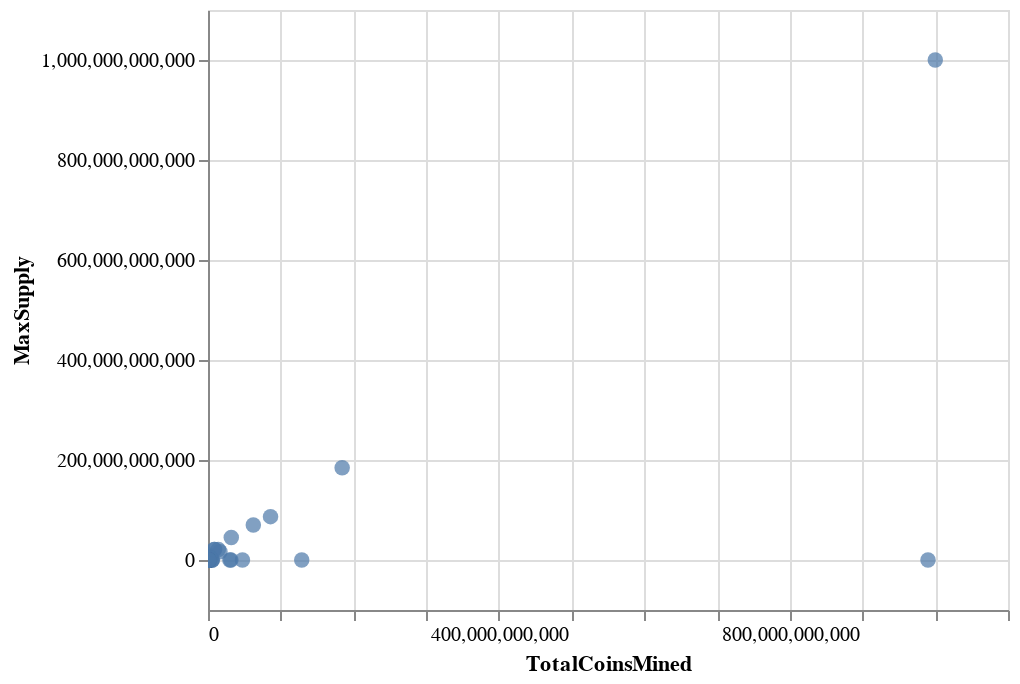

Notebook source saved alongside this figure:
### Markdown cell above
#### Scatter Plot with Tradable Cryptocurrencies

### Code cell
# Plot the scatter with x="TotalCoinsMined" and y="TotalCoinSupply"
alt.Chart(clustered_df).mark_circle(size=60).encode(
    x='TotalCoinsMined',
    y='MaxSupply',
    tooltip=["CoinName"]
).interactive()

### Figure 1 — Vega-Lite specification as saved in the notebook (floating-point values rounded to 4 significant figures)
{"config": {"view": {"continuousWidth": 400, "continuousHeight": 300}}, "data": {"name": "data-0399f16f90d35812e9f9971c8bbf3375"}, "mark": {"type": "circle", "size": 60}, "encoding": {"tooltip": [{"type": "nominal", "field": "CoinName"}], "x": {"type": "quantitative", "field": "TotalCoinsMined"}, "y": {"type": "quantitative", "field": "MaxSupply"}}, "selection": {"selector008": {"type": "interval", "bind": "scales", "encodings": ["x", "y"]}}, "$schema": "https://vega.github.io/schema/vega-lite/v4.8.1.json", "datasets": {"data-0399f16f90d35812e9f9971c8bbf3375": [{"Algorithm": "Scrypt", "ProofType": "PoW/PoS", "TotalCoinsMined": 3197000.0, "MaxSupply": -1, "PC 1": -1.236, "PC 2": -0.7423, "PC 3": -0.3326, "CoinName": "NovaCoin", "class": 0}, {"Algorithm": "SHA-256", "ProofType": "PoW", "TotalCoinsMined": 2615000.0, "MaxSupply": -1, "PC 1": 1.694, "PC 2": -0.1507, "PC 3": -0.02463, "CoinName": "CounterParty", "class": 1}, {"Algorithm": "PoS", "ProofType": "PoS", "TotalCoinsMined": 5856000000.0, "MaxSupply": 0, "PC 1": -1.269, "PC 2": -0.01203, "PC 3": -0.4843, "CoinName": "NuShares", "class": 0}, {"Algorithm": "Scrypt", "ProofType": "PoW", "TotalCoinsMined": 81170000.0, "MaxSupply": -1, "PC 1": 0.748, "PC 2": -0.6829, "PC 3": -0.2129, "CoinName": "MonaCoin", "class": 1}, {"Algorithm": "X13", "ProofType": "PoW/PoS", "TotalCoinsMined": 175000.0, "MaxSupply": 0, "PC 1": -1.978, "PC 2": -0.6744, "PC 3": -0.3883, "CoinName": "Triangles Coin", "class": 0}, {"Algorithm": "SHA-256", "ProofType": "PoW/PoS", "TotalCoinsMined": 47210000.0, "MaxSupply": -1, "PC 1": -0.2898, "PC 2": -0.2096, "PC 3": -0.1444, "CoinName": "Emercoin", "class": 0}, {"Algorithm": "Scrypt", "ProofType": "PoC", "TotalCoinsMined": 2147483647, "MaxSupply": -1, "PC 1": -0.8819, "PC 2": -0.5878, "PC 3": -0.2023, "CoinName": "SafeExchangeCoin", "class": 0}, {"Algorithm": "Scrypt", "ProofType": "PoW", "TotalCoinsMined": 872830, "MaxSupply": 0, "PC 1": 0.7479, "PC 2": -0.6832, "PC 3": -0.2129, "CoinName": "CometCoin", "class": 1}, {"Algorithm": "X11", "ProofType": "TPoS", "TotalCoinsMined": 118900000.0, "MaxSupply": -1, "PC 1": -1.148, "PC 2": -0.5445, "PC 3": -0.07547, "CoinName": "Stakenet", "class": 0}, {"Algorithm": "Scrypt", "ProofType": "PoW/PoS", "TotalCoinsMined": 1000000000, "MaxSupply": -1, "PC 1": -1.234, "PC 2": -0.7385, "PC 3": -0.3326, "CoinName": "OpenChat", "class": 0}, {"Algorithm": "RandomX", "ProofType": "PoW", "TotalCoinsMined": 73630000.0, "MaxSupply": 105000000, "PC 1": 1.457, "PC 2": -0.6325, "PC 3": -0.1098, "CoinName": "Quantum Resistant Ledger", "class": 1}, {"Algorithm": "Dagger", "ProofType": "PoA", "TotalCoinsMined": 697809428, "MaxSupply": -1, "PC 1": -1.537, "PC 2": 0.7936, "PC 3": 5.838, "CoinName": "Amber", "class": 3}, {"Algorithm": "Equihash", "ProofType": "PoW", "TotalCoinsMined": 9105000000.0, "MaxSupply": 21000000000, "PC 1": 1.258, "PC 2": -0.5601, "PC 3": -0.09693, "CoinName": "BitcoinZ", "class": 1}, {"Algorithm": "X11", "ProofType": "PoW", "TotalCoinsMined": 188400000.0, "MaxSupply": -1, "PC 1": 0.4993, "PC 2": -0.6218, "PC 3": -0.1199, "CoinName": "Pura", "class": 1}, {"Algorithm": "SHA-256", "ProofType": "PoW", "TotalCoinsMined": 21000000, "MaxSupply": 21000000, "PC 1": 1.694, "PC 2": -0.1505, "PC 3": -0.02461, "CoinName": "UnitedBitcoin", "class": 1}, {"Algorithm": "Equihash", "ProofType": "PoW", "TotalCoinsMined": 3819000.0, "MaxSupply": 22873588, "PC 1": 1.194, "PC 2": -0.6599, "PC 3": -0.1194, "CoinName": "Bitcoin Private", "class": 1}, {"Algorithm": "Ethash", "ProofType": "PoW", "TotalCoinsMined": 2938000000.0, "MaxSupply": 6500000000, "PC 1": 1.508, "PC 2": -0.6099, "PC 3": -0.1045, "CoinName": "Callisto Network", "class": 1}, {"Algorithm": "IMesh", "ProofType": "PoW", "TotalCoinsMined": 25000000, "MaxSupply": 0, "PC 1": 0.9928, "PC 2": -0.5886, "PC 3": -0.05675, "CoinName": "Aidos Kuneen", "class": 1}, {"Algorithm": "Equihash", "ProofType": "PoW/PoS", "TotalCoinsMined": 440000000, "MaxSupply": 210000000, "PC 1": -0.7883, "PC 2": -0.7168, "PC 3": -0.239, "CoinName": "Zelcash", "class": 0}, {"Algorithm": "SHA-512", "ProofType": "Zero-Knowledge Proof", "TotalCoinsMined": 1000000000, "MaxSupply": -1, "PC 1": -1.706, "PC 2": 1.752, "PC 3": -1.808, "CoinName": "Kcash", "class": 2}, {"Algorithm": "Dagger", "ProofType": " PoW/PoS/PoA", "TotalCoinsMined": 62298652200, "MaxSupply": 70000000000, "PC 1": -1.027, "PC 2": 1.74, "PC 3": 6.002, "CoinName": "DAPS Coin", "class": 3}, {"Algorithm": "Equihash", "ProofType": "PoW", "TotalCoinsMined": 67900000.0, "MaxSupply": 262800000, "PC 1": 1.195, "PC 2": -0.6589, "PC 3": -0.1192, "CoinName": "Beam", "class": 1}, {"Algorithm": "Equihash", "ProofType": "PoW", "TotalCoinsMined": 30886000, "MaxSupply": 0, "PC 1": 1.194, "PC 2": -0.6599, "PC 3": -0.1194, "CoinName": "Bithereum", "class": 1}, {"Algorithm": "SPoS", "ProofType": "SPoS", "TotalCoinsMined": 5802827145, "MaxSupply": -1, "PC 1": -1.84, "PC 2": -0.1219, "PC 3": 1.825, "CoinName": "V Systems", "class": 0}, {"Algorithm": "CryptoNight", "ProofType": "PoW", "TotalCoinsMined": 1400222610, "MaxSupply": -1, "PC 1": 1.714, "PC 2": -0.1226, "PC 3": -0.01045, "CoinName": "Beldex", "class": 1}, {"Algorithm": "Eaglesong", "ProofType": "PoW", "TotalCoinsMined": 31480000000.0, "MaxSupply": -1, "PC 1": 1.527, "PC 2": -0.4195, "PC 3": -0.1069, "CoinName": "Nervos Network", "class": 1}, {"Algorithm": "X16RT", "ProofType": "PoW/PoS", "TotalCoinsMined": 106100000.0, "MaxSupply": 300000000, "PC 1": -1.938, "PC 2": -0.7321, "PC 3": -0.3446, "CoinName": "VEIL", "class": 0}, {"Algorithm": "Blake2B + SHA3", "ProofType": "PoW", "TotalCoinsMined": 365900000.0, "MaxSupply": 2040000000, "PC 1": 1.457, "PC 2": -0.6153, "PC 3": -0.1048, "CoinName": "Handshake", "class": 1}, {"Algorithm": "C31", "ProofType": "PoW", "TotalCoinsMined": 10720000.0, "MaxSupply": 20000000, "PC 1": 1.457, "PC 2": -0.6331, "PC 3": -0.11, "CoinName": "MimbleWimbleCoin", "class": 1}, {"Algorithm": "SHA-256", "ProofType": "PoW", "TotalCoinsMined": 64040000.0, "MaxSupply": 66000000, "PC 1": 1.694, "PC 2": -0.1502, "PC 3": -0.02456, "CoinName": "Arweave", "class": 1}, {"Algorithm": "X16R", "ProofType": "PoW", "TotalCoinsMined": 8432725000, "MaxSupply": 21000000000, "PC 1": 1.554, "PC 2": -0.4556, "PC 3": -0.06476, "CoinName": "Ravencoin Classic", "class": 1}, {"Algorithm": "ECC 256K1", "ProofType": "DPOS", "TotalCoinsMined": 1000000000, "MaxSupply": -1, "PC 1": -1.881, "PC 2": -0.2686, "PC 3": 1.814, "CoinName": "Acute Angle Cloud", "class": 0}, {"Algorithm": "Scrypt", "ProofType": "PoW", "TotalCoinsMined": 100000000, "MaxSupply": -1, "PC 1": 0.748, "PC 2": -0.6828, "PC 3": -0.2129, "CoinName": "Primas", "class": 1}, {"Algorithm": "SHA-256", "ProofType": "PoW", "TotalCoinsMined": 11870000.0, "MaxSupply": 21000000, "PC 1": 1.694, "PC 2": -0.1506, "PC 3": -0.02461, "CoinName": "Bitcoin Vault", "class": 1}, {"Algorithm": "Scrypt", "ProofType": "PoW/PoS", "TotalCoinsMined": 19180000.0, "MaxSupply": 21000000, "PC 1": -1.236, "PC 2": -0.7421, "PC 3": -0.3326, "CoinName": "Auroracoin", "class": 0}, {"Algorithm": "IMesh", "ProofType": "DPoS+dBFT", "TotalCoinsMined": 500500000.0, "MaxSupply": 1000000000, "PC 1": -0.2998, "PC 2": -0.4762, "PC 3": 0.05108, "CoinName": "INT", "class": 0}, {"Algorithm": "HEX", "ProofType": "PoW/PoS", "TotalCoinsMined": 8830765, "MaxSupply": 0, "PC 1": -1.939, "PC 2": -0.7344, "PC 3": -0.3452, "CoinName": "XDNA", "class": 0}, {"Algorithm": "SHA-256", "ProofType": "PoW", "TotalCoinsMined": 1000000000000.0, "MaxSupply": 1000000000000.0, "PC 1": 5.541, "PC 2": 6.723, "PC 3": 1.067, "CoinName": "Wibcoin", "class": 4}, {"Algorithm": "POS 3.0", "ProofType": "PoS", "TotalCoinsMined": 21880393, "MaxSupply": 25000000, "PC 1": -1.818, "PC 2": 0.1295, "PC 3": -0.6426, "CoinName": "TokenPay", "class": 0}, {"Algorithm": "CryptoNight-Heavy", "ProofType": "PoW", "TotalCoinsMined": 14810000.0, "MaxSupply": -1, "PC 1": 1.448, "PC 2": -0.629, "PC 3": -0.1091, "CoinName": "Haven Protocol", "class": 1}, {"Algorithm": "Ethash", "ProofType": "PoW", "TotalCoinsMined": 222500000.0, "MaxSupply": -1, "PC 1": 1.489, "PC 2": -0.6405, "PC 3": -0.1114, "CoinName": "EtherZero", "class": 1}, {"Algorithm": "SHA-256", "ProofType": "PoW", "TotalCoinsMined": 18690000.0, "MaxSupply": 21000000.0, "PC 1": 1.694, "PC 2": -0.1506, "PC 3": -0.02461, "CoinName": "Bitcoin ABC", "class": 1}, {"Algorithm": "Quark", "ProofType": "PoW/PoS", "TotalCoinsMined": 269100000.0, "MaxSupply": -1, "PC 1": -1.963, "PC 2": -0.7432, "PC 3": -0.3512, "CoinName": "QuarkCoin", "class": 0}, {"Algorithm": "CryptoNight-Lite", "ProofType": "PoW", "TotalCoinsMined": 17820000.0, "MaxSupply": -1, "PC 1": 1.448, "PC 2": -0.629, "PC 3": -0.1091, "CoinName": "AEON", "class": 1}, {"Algorithm": "TRC10", "ProofType": "DPoS", "TotalCoinsMined": 990000000000.0, "MaxSupply": -1, "PC 1": 1.0, "PC 2": 9.801, "PC 3": -2.0, "CoinName": "BitTorrent", "class": 4}, {"Algorithm": "Multiple", "ProofType": "PoW", "TotalCoinsMined": 1776000000.0, "MaxSupply": -1, "PC 1": 1.502, "PC 2": -0.5669, "PC 3": -0.09723, "CoinName": "Circuits of Value", "class": 1}, {"Algorithm": "SPL Token", "ProofType": "PoH", "TotalCoinsMined": 75000000, "MaxSupply": 10000000000, "PC 1": -1.75, "PC 2": -0.04046, "PC 3": 2.541, "CoinName": "MAPS", "class": 0}, {"Algorithm": "Equihash", "ProofType": "mPoW", "TotalCoinsMined": 33996540, "MaxSupply": 84096000, "PC 1": 0.0395, "PC 2": -0.6115, "PC 3": -0.07447, "CoinName": "TENT", "class": 1}, {"Algorithm": "DPoS", "ProofType": "DPoS", "TotalCoinsMined": 156300000.0, "MaxSupply": -1, "PC 1": -1.565, "PC 2": 3.14, "PC 3": -2.071, "CoinName": "ARK", "class": 2}, {"Algorithm": "SHA-256", "ProofType": "PoW", "TotalCoinsMined": 609400000.0, "MaxSupply": 888000000, "PC 1": 1.697, "PC 2": -0.1456, "PC 3": -0.02367, "CoinName": "SysCoin", "class": 1}, {"Algorithm": "VeChainThor Authority", "ProofType": "Proof of Authority", "TotalCoinsMined": 85985041177, "MaxSupply": 86712634466, "PC 1": 0.05255, "PC 2": 4.55, "PC 3": 8.343, "CoinName": "VeChain", "class": 3}, {"Algorithm": "DPoS", "ProofType": "PoS", "TotalCoinsMined": 175300000.0, "MaxSupply": -1, "PC 1": -1.753, "PC 2": 1.411, "PC 3": -1.345, "CoinName": "Rise", "class": 2}, {"Algorithm": "SHA3", "ProofType": "PoW/nPoS", "TotalCoinsMined": 70150000.0, "MaxSupply": 78000000, "PC 1": -1.888, "PC 2": -0.295, "PC 3": 1.817, "CoinName": "Nexus", "class": 0}, {"Algorithm": "Loopchain", "ProofType": "PoS", "TotalCoinsMined": 882700000.0, "MaxSupply": -1, "PC 1": -1.805, "PC 2": 0.134, "PC 3": -0.6373, "CoinName": "ICON Project", "class": 0}, {"Algorithm": "BLAKE256", "ProofType": "PoW/PoS", "TotalCoinsMined": 45070000.0, "MaxSupply": 84000000, "PC 1": -1.951, "PC 2": -0.7388, "PC 3": -0.348, "CoinName": "HyperCash", "class": 0}, {"Algorithm": "C31", "ProofType": "PoW", "TotalCoinsMined": 64160000.0, "MaxSupply": -1, "PC 1": 1.457, "PC 2": -0.633, "PC 3": -0.11, "CoinName": "Grin", "class": 1}, {"Algorithm": "BMW512 / Echo512", "ProofType": "PoW/PoS", "TotalCoinsMined": 5035000000.0, "MaxSupply": -1, "PC 1": -1.927, "PC 2": -0.7009, "PC 3": -0.3449, "CoinName": "DigitalNote", "class": 0}, {"Algorithm": "Scrypt", "ProofType": "PoS", "TotalCoinsMined": 60570000.0, "MaxSupply": 100000000, "PC 1": -1.158, "PC 2": -0.2577, "PC 3": -0.4807, "CoinName": "BlackCoin", "class": 0}, {"Algorithm": "Equihash", "ProofType": "PoW", "TotalCoinsMined": 10940000.0, "MaxSupply": 21000000, "PC 1": 1.194, "PC 2": -0.6599, "PC 3": -0.1194, "CoinName": "ZCash", "class": 1}, {"Algorithm": "Scrypt", "ProofType": "PoW/PoS", "TotalCoinsMined": 917070590, "MaxSupply": 1000000000, "PC 1": -1.232, "PC 2": -0.7357, "PC 3": -0.3316, "CoinName": "WhiteCoin", "class": 0}, {"Algorithm": "Leased POS", "ProofType": "LPoS", "TotalCoinsMined": 104723692, "MaxSupply": -1, "PC 1": -1.889, "PC 2": -0.296, "PC 3": 1.812, "CoinName": "Waves", "class": 0}, {"Algorithm": "Scrypt", "ProofType": "PoW", "TotalCoinsMined": 23170000.0, "MaxSupply": -1, "PC 1": 0.7479, "PC 2": -0.6831, "PC 3": -0.2129, "CoinName": "ViaCoin", "class": 1}, {"Algorithm": "Lyra2REv2", "ProofType": "PoW", "TotalCoinsMined": 59390000.0, "MaxSupply": 84000000, "PC 1": 1.448, "PC 2": -0.6282, "PC 3": -0.1089, "CoinName": "Vertcoin", "class": 1}, {"Algorithm": "Multiple", "ProofType": "PoW", "TotalCoinsMined": 16440000000.0, "MaxSupply": 16555000000, "PC 1": 1.563, "PC 2": -0.4602, "PC 3": -0.07922, "CoinName": "Verge", "class": 1}, {"Algorithm": "Dagger-Hashimoto", "ProofType": "PoW", "TotalCoinsMined": 50530000.0, "MaxSupply": -1, "PC 1": 1.448, "PC 2": -0.6288, "PC 3": -0.1091, "CoinName": "Ubiq", "class": 1}, {"Algorithm": "X13", "ProofType": "PoS", "TotalCoinsMined": 129762080, "MaxSupply": -1, "PC 1": -1.9, "PC 2": -0.1899, "PC 3": -0.5365, "CoinName": "Stratis", "class": 0}, {"Algorithm": "PoS", "ProofType": "PoW", "TotalCoinsMined": 379300000.0, "MaxSupply": -1, "PC 1": 0.6292, "PC 2": -0.4574, "PC 3": -0.2166, "CoinName": "Steem", "class": 1}, {"Algorithm": "KECCAK", "ProofType": "PoW", "TotalCoinsMined": 2636000000.0, "MaxSupply": 5000000000, "PC 1": 1.475, "PC 2": -0.5836, "PC 3": -0.0985, "CoinName": "SmartCash", "class": 1}, {"Algorithm": "X11GOST", "ProofType": "PoW", "TotalCoinsMined": 19070000.0, "MaxSupply": 21000000, "PC 1": 1.448, "PC 2": -0.6289, "PC 3": -0.1091, "CoinName": "SibCoin", "class": 1}, {"Algorithm": "Blake2b", "ProofType": "PoW", "TotalCoinsMined": 47340022992, "MaxSupply": -1, "PC 1": 1.552, "PC 2": -0.3859, "PC 3": -0.1075, "CoinName": "Siacoin", "class": 1}, {"Algorithm": "DPoS", "ProofType": "DPoS", "TotalCoinsMined": 14745658, "MaxSupply": -1, "PC 1": -1.565, "PC 2": 3.14, "PC 3": -2.071, "CoinName": "Shift", "class": 2}, {"Algorithm": "Scrypt", "ProofType": "PoW/PoS", "TotalCoinsMined": 1033000.0, "MaxSupply": -1, "PC 1": -1.236, "PC 2": -0.7423, "PC 3": -0.3326, "CoinName": "SaluS", "class": 0}, {"Algorithm": "Scrypt", "ProofType": "PoW/PoS", "TotalCoinsMined": 30090000000.0, "MaxSupply": -1, "PC 1": -1.192, "PC 2": -0.6299, "PC 3": -0.3316, "CoinName": "Reddcoin", "class": 0}, {"Algorithm": "POS 3.0", "ProofType": "PoS", "TotalCoinsMined": 103281128, "MaxSupply": 107800000.0, "PC 1": -1.818, "PC 2": 0.1301, "PC 3": -0.6425, "CoinName": "QTUM", "class": 0}, {"Algorithm": "Scrypt", "ProofType": "PoW/PoS", "TotalCoinsMined": 226000000.0, "MaxSupply": 420000000, "PC 1": -1.234, "PC 2": -0.7401, "PC 3": -0.3322, "CoinName": "PotCoin", "class": 0}, {"Algorithm": "Proof-of-Authority", "ProofType": "PoA", "TotalCoinsMined": 286100000.0, "MaxSupply": -1, "PC 1": -1.711, "PC 2": 0.4122, "PC 3": 5.708, "CoinName": "Poa Network", "class": 3}, {"Algorithm": "Quark", "ProofType": "PoW/PoS", "TotalCoinsMined": 65650000.0, "MaxSupply": -1, "PC 1": -1.963, "PC 2": -0.744, "PC 3": -0.3512, "CoinName": "Private Instant Verified Transaction", "class": 0}, {"Algorithm": "VBFT", "ProofType": "PoS", "TotalCoinsMined": 1000000000, "MaxSupply": -1, "PC 1": -1.805, "PC 2": 0.1348, "PC 3": -0.6372, "CoinName": "Ontology", "class": 0}, {"Algorithm": "PoS", "ProofType": "PoS/LPoS", "TotalCoinsMined": 999000000.0, "MaxSupply": 1000000000, "PC 1": -0.9203, "PC 2": -0.2415, "PC 3": -0.264, "CoinName": "Nxt", "class": 0}, {"Algorithm": "X13", "ProofType": "PoW/PoS", "TotalCoinsMined": 71340000.0, "MaxSupply": -1, "PC 1": -1.977, "PC 2": -0.6741, "PC 3": -0.3883, "CoinName": "NavCoin", "class": 0}, {"Algorithm": "Blake2b", "ProofType": "PoW", "TotalCoinsMined": 133248290, "MaxSupply": 133248290, "PC 1": 1.482, "PC 2": -0.5619, "PC 3": -0.109, "CoinName": "Nano", "class": 1}, {"Algorithm": "SHA-256", "ProofType": "PoW", "TotalCoinsMined": 17410000.0, "MaxSupply": -1, "PC 1": 1.694, "PC 2": -0.1506, "PC 3": -0.02463, "CoinName": "Namecoin", "class": 1}, {"Algorithm": "RandomX", "ProofType": "PoW", "TotalCoinsMined": 17880000.0, "MaxSupply": -1, "PC 1": 1.457, "PC 2": -0.633, "PC 3": -0.11, "CoinName": "Monero", "class": 1}, {"Algorithm": "Scrypt", "ProofType": "PoW", "TotalCoinsMined": 39450000.0, "MaxSupply": 42000000, "PC 1": 0.748, "PC 2": -0.6829, "PC 3": -0.2128, "CoinName": "MegaCoin", "class": 1}, {"Algorithm": "Scrypt", "ProofType": "PoW", "TotalCoinsMined": 67330000.0, "MaxSupply": 84000000, "PC 1": 0.7482, "PC 2": -0.6826, "PC 3": -0.2128, "CoinName": "Litecoin", "class": 1}, {"Algorithm": "DPoS", "ProofType": "DPoS", "TotalCoinsMined": 143593296, "MaxSupply": -1, "PC 1": -1.565, "PC 2": 3.14, "PC 3": -2.071, "CoinName": "Lisk", "class": 2}, {"Algorithm": "Equihash", "ProofType": "dPoW/PoW", "TotalCoinsMined": 126900000.0, "MaxSupply": 200000000, "PC 1": 0.04021, "PC 2": -0.6103, "PC 3": -0.07422, "CoinName": "Komodo", "class": 1}, {"Algorithm": "X11", "ProofType": "PoW/PoS", "TotalCoinsMined": 18780000.0, "MaxSupply": 22000000, "PC 1": -1.485, "PC 2": -0.6815, "PC 3": -0.2396, "CoinName": "IOCoin", "class": 0}, {"Algorithm": "Equihash", "ProofType": "PoW", "TotalCoinsMined": 10920000.0, "MaxSupply": 21000000, "PC 1": 1.194, "PC 2": -0.6599, "PC 3": -0.1194, "CoinName": "Horizen", "class": 1}, {"Algorithm": "Scrypt", "ProofType": "PoW", "TotalCoinsMined": 533200000.0, "MaxSupply": 1680000000, "PC 1": 0.7527, "PC 2": -0.6759, "PC 3": -0.2111, "CoinName": "Gulden", "class": 1}, {"Algorithm": "Groestl", "ProofType": "PoW", "TotalCoinsMined": 77250000.0, "MaxSupply": 105000000, "PC 1": 1.449, "PC 2": -0.628, "PC 3": -0.1089, "CoinName": "Groestlcoin", "class": 1}, {"Algorithm": "MTP", "ProofType": "PoW", "TotalCoinsMined": 11700000.0, "MaxSupply": 21400000, "PC 1": 1.448, "PC 2": -0.6289, "PC 3": -0.1091, "CoinName": "Firo", "class": 1}, {"Algorithm": "NeoScrypt", "ProofType": "PoW", "TotalCoinsMined": 240500000.0, "MaxSupply": 336000000, "PC 1": 1.45, "PC 2": -0.6256, "PC 3": -0.1084, "CoinName": "FeatherCoin", "class": 1}, {"Algorithm": "Ethash", "ProofType": "PoW", "TotalCoinsMined": 34700000.0, "MaxSupply": 100000000, "PC 1": 1.489, "PC 2": -0.6409, "PC 3": -0.1114, "CoinName": "Expanse", "class": 1}, {"Algorithm": "Ethash", "ProofType": "PoW", "TotalCoinsMined": 125900000.0, "MaxSupply": 210700000, "PC 1": 1.489, "PC 2": -0.6402, "PC 3": -0.1112, "CoinName": "Ethereum Classic", "class": 1}, {"Algorithm": "Ethash", "ProofType": "PoW", "TotalCoinsMined": 115300000.0, "MaxSupply": -1, "PC 1": 1.488, "PC 2": -0.6409, "PC 3": -0.1115, "CoinName": "Ethereum", "class": 1}, {"Algorithm": "DPoS", "ProofType": "DPoS", "TotalCoinsMined": 1028000000.0, "MaxSupply": -1, "PC 1": -1.563, "PC 2": 3.143, "PC 3": -2.071, "CoinName": "EOS", "class": 2}, {"Algorithm": "Scrypt", "ProofType": "PoW", "TotalCoinsMined": 221400000.0, "MaxSupply": -1, "PC 1": 0.7482, "PC 2": -0.6823, "PC 3": -0.2129, "CoinName": "Einsteinium", "class": 1}, {"Algorithm": "Scrypt", "ProofType": "PoW", "TotalCoinsMined": 128900000000.0, "MaxSupply": -1, "PC 1": 0.9374, "PC 2": -0.2016, "PC 3": -0.2084, "CoinName": "Dogecoin", "class": 1}, {"Algorithm": "Multiple", "ProofType": "PoW", "TotalCoinsMined": 14180000000.0, "MaxSupply": 21000000000, "PC 1": 1.57, "PC 2": -0.4547, "PC 3": -0.0746, "CoinName": "DigiByte", "class": 1}, {"Algorithm": "BLAKE256", "ProofType": "PoW/PoS", "TotalCoinsMined": 12770000.0, "MaxSupply": 21000000, "PC 1": -1.951, "PC 2": -0.7391, "PC 3": -0.3481, "CoinName": "Decred", "class": 0}, {"Algorithm": "X11", "ProofType": "PoW/PoSe", "TotalCoinsMined": 10060000.0, "MaxSupply": 18900000, "PC 1": -1.148, "PC 2": -0.5452, "PC 3": -0.07544, "CoinName": "Dash", "class": 0}, {"Algorithm": "X13", "ProofType": "PoW/PoS", "TotalCoinsMined": 5610000.0, "MaxSupply": -1, "PC 1": -1.978, "PC 2": -0.6744, "PC 3": -0.3883, "CoinName": "CloakCoin", "class": 0}, {"Algorithm": "Ouroboros", "ProofType": "PoS", "TotalCoinsMined": 32010000000.0, "MaxSupply": 45000000000, "PC 1": -1.545, "PC 2": 0.5928, "PC 3": -0.5414, "CoinName": "Cardano", "class": 0}, {"Algorithm": "Tensority", "ProofType": "PoW", "TotalCoinsMined": 1666596975, "MaxSupply": 210000000, "PC 1": 1.453, "PC 2": -0.6168, "PC 3": -0.1085, "CoinName": "Bytom", "class": 1}, {"Algorithm": "CryptoNight", "ProofType": "PoW", "TotalCoinsMined": 184500000000.0, "MaxSupply": 184470000000, "PC 1": 2.422, "PC 2": 1.14, "PC 3": 0.1909, "CoinName": "ByteCoin", "class": 1}, {"Algorithm": "Shabal256", "ProofType": "PoC", "TotalCoinsMined": 2111830238, "MaxSupply": 2158812800, "PC 1": -1.326, "PC 2": -0.4473, "PC 3": -0.08376, "CoinName": "BurstCoin", "class": 0}, {"Algorithm": "Quark", "ProofType": "PoW/PoS", "TotalCoinsMined": 7589000.0, "MaxSupply": -1, "PC 1": -1.964, "PC 2": -0.7442, "PC 3": -0.3512, "CoinName": "BlockNet", "class": 0}, {"Algorithm": "SHA-512", "ProofType": "DPoS", "TotalCoinsMined": 2995000000.0, "MaxSupply": 3600570502, "PC 1": -1.534, "PC 2": 2.839, "PC 3": -1.989, "CoinName": "Bitshares", "class": 2}, {"Algorithm": "SHA-256", "ProofType": "PoW", "TotalCoinsMined": 18690000.0, "MaxSupply": 21000000.0, "PC 1": 1.694, "PC 2": -0.1506, "PC 3": -0.02461, "CoinName": "Bitcoin SV", "class": 1}, {"Algorithm": "Equihash", "ProofType": "PoW", "TotalCoinsMined": 18690000.0, "MaxSupply": 21000000, "PC 1": 1.194, "PC 2": -0.6599, "PC 3": -0.1194, "CoinName": "Bitcoin Gold", "class": 1}, {"Algorithm": "X13", "ProofType": "PoW/PoS", "TotalCoinsMined": 199800000.0, "MaxSupply": 210000000, "PC 1": -1.977, "PC 2": -0.673, "PC 3": -0.3881, "CoinName": "Bitcoin Diamond", "class": 0}, {"Algorithm": "SHA-256", "ProofType": "PoW", "TotalCoinsMined": 18700000.0, "MaxSupply": 21000000.0, "PC 1": 1.694, "PC 2": -0.1506, "PC 3": -0.02461, "CoinName": "Bitcoin Cash", "class": 1}, {"Algorithm": "SHA-256", "ProofType": "PoW", "TotalCoinsMined": 18670175, "MaxSupply": 21000000.0, "PC 1": 1.694, "PC 2": -0.1506, "PC 3": -0.02461, "CoinName": "Bitcoin", "class": 1}, {"Algorithm": "BEP-2", "ProofType": "PoSA", "TotalCoinsMined": 170500000.0, "MaxSupply": 170500000.0, "PC 1": -1.886, "PC 2": -0.2896, "PC 3": 1.824, "CoinName": "Binance Coin", "class": 0}, {"Algorithm": "Equihash210,9", "ProofType": "PoW/PoS", "TotalCoinsMined": 492427074, "MaxSupply": -1, "PC 1": -1.938, "PC 2": -0.7312, "PC 3": -0.3452, "CoinName": "Aion", "class": 0}, {"Algorithm": "DPoS", "ProofType": "DPoS", "TotalCoinsMined": 1122000000.0, "MaxSupply": -1, "PC 1": -1.563, "PC 2": 3.144, "PC 3": -2.071, "CoinName": "Oxycoin", "class": 2}, {"Algorithm": "DPoS", "ProofType": "DPoS", "TotalCoinsMined": 1000000000, "MaxSupply": 0, "PC 1": -1.563, "PC 2": 3.143, "PC 3": -2.071, "CoinName": "Achain", "class": 2}]}}
